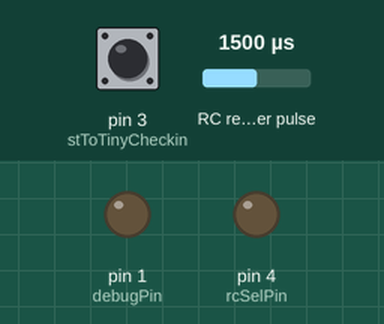
The sketch below on a simulated Arduino Uno, built with avr-gcc and run on an emulated ATmega328P. Shown: output pins drawn as LEDs (lit = HIGH). Wiring (inferred from the names in the program): RC receiver channel: data pin 0. Dashed ring = blinking. The test bench sets the inputs (shaded band); at power-on: pin 3 (stToTinyCheckin) HIGH, RC receiver pulse 1500 µs.

Above: at 1.2 s.
1.3 s: pin 3 (stToTinyCheckin) pulled LOW for 0.15 s
At 1.47 s:
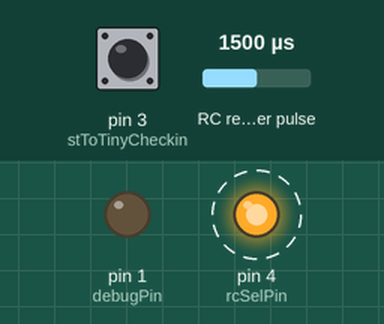
3.0 s: pin 3 (stToTinyCheckin) pulled LOW for 3.2 s
At 6.23 s:
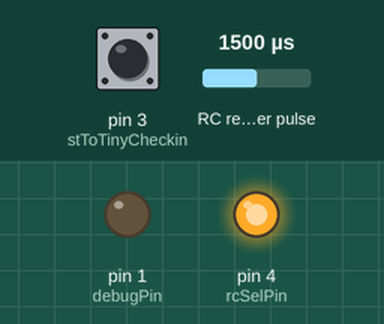
Timing chart, 0 to 7.8 s (numbered marks = the images above; inputs shaded):
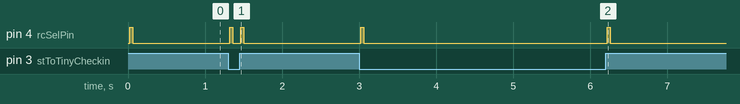

Measured:
- after the input at 1.3 s, pin 4 (rcSelPin): alternates HIGH for 0.04 s and LOW for 0.10 s, 4 changes in all, then stays LOW, starting at once
- after the input at 3.0 s, pin 4 (rcSelPin): alternates HIGH for 0.04 s and LOW for 3.2 s, 4 changes in all, then stays LOW, starting at once

The sketch:

watchdog_micro.ino
```cpp
#include <avr/io.h>

#define RC_CHAN_WIDTH_MIDSCALE_US  (1500UL) // 1.5ms

#define RC_SEL_PASSTHROUGH         (LOW)
#define RC_SEL_NUCLEO              (HIGH)

#define ST_TO_TINY_CHECKIN_TIMEOUT_MS  (50) // 50ms

int rcSelPin = 4;
int rcRecvChan = 0;
int stToTinyCheckin = 3;
int debugPin = 1;

unsigned long width;
unsigned long last;
int stCheckinPinStatus;

void setup() {
  pinMode(debugPin, OUTPUT);
  pinMode(rcSelPin, OUTPUT);
  digitalWrite(rcSelPin, RC_SEL_PASSTHROUGH);
  pinMode(rcRecvChan, INPUT);
  pinMode(stToTinyCheckin, INPUT_PULLUP);

  stCheckinPinStatus = digitalRead(stToTinyCheckin);
}

void loop() {
  int newCheckinStatus = digitalRead(stToTinyCheckin);

  // Check if the ST checkin pin has changed
  if (stCheckinPinStatus != newCheckinStatus) {
    last = millis();
    stCheckinPinStatus = newCheckinStatus;
  }

  // Timeout for ST_to_tiny_checkin
  if (millis() - last > ST_TO_TINY_CHECKIN_TIMEOUT_MS) {
    // Override RC chan 6. Force to use passthrough mode.
    digitalWrite(rcSelPin, RC_SEL_PASSTHROUGH);
    return;
  }

  // Read receiver_chan_6
  width = pulseIn(rcRecvChan, HIGH, 50000UL); // read RC chan 6, timeout 50ms
  if (width != 0) {
    if (width >= RC_CHAN_WIDTH_MIDSCALE_US) {
      digitalWrite(rcSelPin, RC_SEL_NUCLEO);
    } else {
      digitalWrite(rcSelPin, RC_SEL_PASSTHROUGH);
    }
  }
}
```
